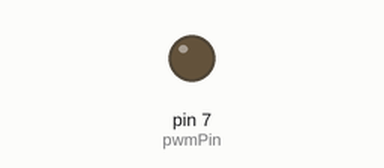
This sketch was run on a simulated Arduino Uno, built with avr-gcc and run on an emulated ATmega328P. Shown: output pins drawn as LEDs (lit = HIGH).

Above: at 0.15 s.
Timing chart, 0 to 1.6 s (numbered marks = the images above):
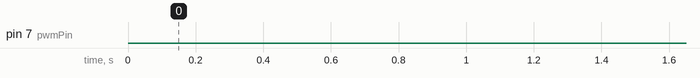

The sketch:

lab-6-task-3.ino
```cpp
int pwmPin=7;

void setup() {
  pinMode(pwmPin, OUTPUT);

}

void loop() {
  // put your main code here, to run repeatedly:
  pwm(pwmPin,20);
}

void pwm(int pin, int duty)
{
  int t_on=5;
  float x=((t_on*100)/duty)-t_on;
  int t_off=(int)x;
  digitalWrite(pin, HIGH);
  delay(t_on);
  digitalWrite(pin, LOW);
  delay(t_off);
}
```
